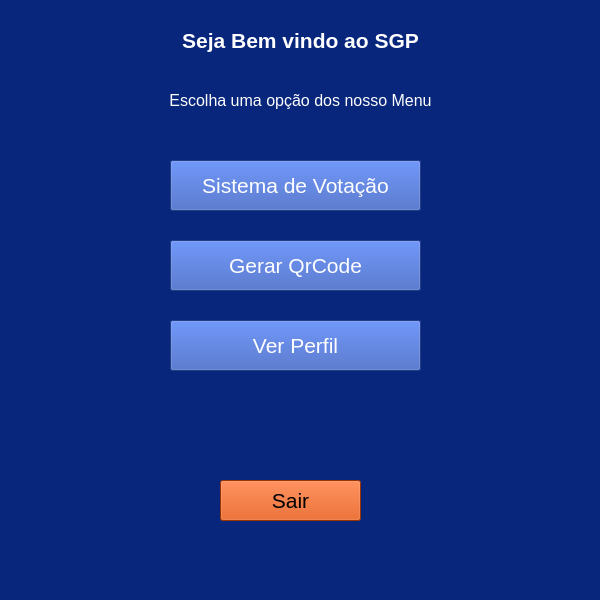
<?xml version="1.0" encoding="UTF-8"?>
<ui version="4.0">
 <class>MainWindow</class>
 <widget class="QMainWindow" name="MainWindow">
  <property name="geometry">
   <rect>
    <x>0</x>
    <y>0</y>
    <width>600</width>
    <height>600</height>
   </rect>
  </property>
  <property name="windowTitle">
   <string>LogIn -  SGP</string>
  </property>
  <property name="styleSheet">
   <string notr="true">background-color: #08267b</string>
  </property>
  <widget class="QWidget" name="centralwidget">
   <widget class="QLabel" name="label_2">
    <property name="geometry">
     <rect>
      <x>140</x>
      <y>10</y>
      <width>321</width>
      <height>61</height>
     </rect>
    </property>
    <property name="font">
     <font>
      <pointsize>16</pointsize>
      <weight>75</weight>
      <bold>true</bold>
     </font>
    </property>
    <property name="styleSheet">
     <string notr="true">color: #fff</string>
    </property>
    <property name="text">
     <string>Seja Bem vindo ao SGP</string>
    </property>
    <property name="alignment">
     <set>Qt::AlignCenter</set>
    </property>
   </widget>
   <widget class="QPushButton" name="pushButton">
    <property name="geometry">
     <rect>
      <x>220</x>
      <y>480</y>
      <width>141</width>
      <height>41</height>
     </rect>
    </property>
    <property name="font">
     <font>
      <pointsize>16</pointsize>
     </font>
    </property>
    <property name="styleSheet">
     <string notr="true">background-color: #d94601</string>
    </property>
    <property name="text">
     <string>Sair</string>
    </property>
   </widget>
   <widget class="QLabel" name="label">
    <property name="geometry">
     <rect>
      <x>170</x>
      <y>90</y>
      <width>261</width>
      <height>21</height>
     </rect>
    </property>
    <property name="font">
     <font>
      <pointsize>12</pointsize>
     </font>
    </property>
    <property name="styleSheet">
     <string notr="true">color: #fff</string>
    </property>
    <property name="text">
     <string>Escolha uma opção dos nosso Menu</string>
    </property>
    <property name="alignment">
     <set>Qt::AlignCenter</set>
    </property>
   </widget>
   <widget class="QPushButton" name="pushButton_2">
    <property name="geometry">
     <rect>
      <x>170</x>
      <y>160</y>
      <width>251</width>
      <height>51</height>
     </rect>
    </property>
    <property name="font">
     <font>
      <pointsize>16</pointsize>
     </font>
    </property>
    <property name="styleSheet">
     <string notr="true">color: #fff; background-color: #3155b7</string>
    </property>
    <property name="text">
     <string>Sistema de Votação</string>
    </property>
   </widget>
   <widget class="QPushButton" name="pushButton_3">
    <property name="geometry">
     <rect>
      <x>170</x>
      <y>240</y>
      <width>251</width>
      <height>51</height>
     </rect>
    </property>
    <property name="font">
     <font>
      <pointsize>16</pointsize>
     </font>
    </property>
    <property name="styleSheet">
     <string notr="true">color: #fff; background-color: #3155b7</string>
    </property>
    <property name="text">
     <string>Gerar QrCode</string>
    </property>
   </widget>
   <widget class="QPushButton" name="pushButton_4">
    <property name="geometry">
     <rect>
      <x>170</x>
      <y>320</y>
      <width>251</width>
      <height>51</height>
     </rect>
    </property>
    <property name="font">
     <font>
      <pointsize>16</pointsize>
     </font>
    </property>
    <property name="styleSheet">
     <string notr="true">color: #fff; background-color: #3155b7</string>
    </property>
    <property name="text">
     <string>Ver Perfil</string>
    </property>
   </widget>
   <widget class="QLabel" name="label_3">
    <property name="geometry">
     <rect>
      <x>170</x>
      <y>400</y>
      <width>261</width>
      <height>21</height>
     </rect>
    </property>
    <property name="font">
     <font>
      <pointsize>10</pointsize>
     </font>
    </property>
    <property name="styleSheet">
     <string notr="true">color: yellow</string>
    </property>
    <property name="text">
     <string/>
    </property>
    <property name="alignment">
     <set>Qt::AlignCenter</set>
    </property>
   </widget>
  </widget>
  <widget class="QMenuBar" name="menubar">
   <property name="geometry">
    <rect>
     <x>0</x>
     <y>0</y>
     <width>600</width>
     <height>21</height>
    </rect>
   </property>
  </widget>
  <widget class="QStatusBar" name="statusbar"/>
 </widget>
 <resources/>
 <connections/>
</ui>
